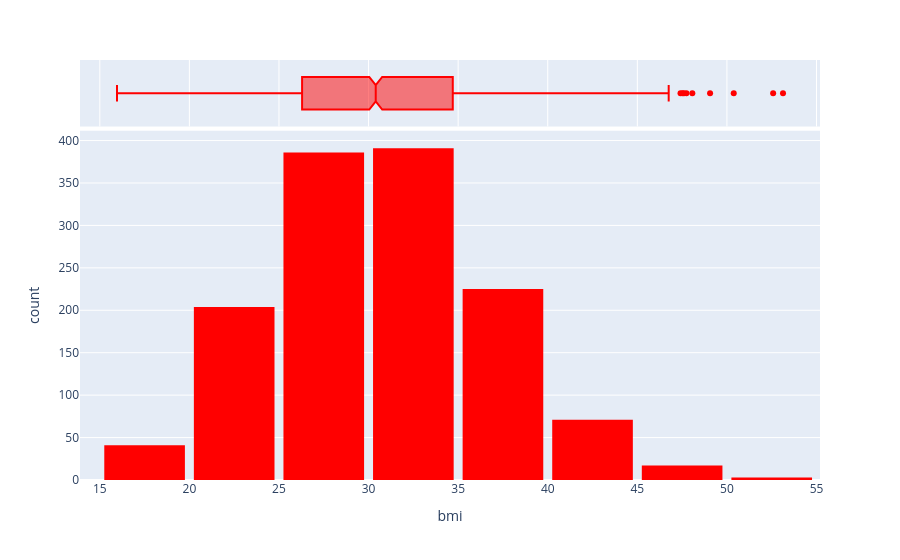

Notebook source saved alongside this figure:
### Code cell
fig1=px.histogram(data_frame=df,
                  x='bmi',
                  marginal='box',
                  nbins=k,
                  color_discrete_sequence=['red'])
fig1.update_layout(bargap=0.1)
fig1.show()

### Figure 1 — Plotly figure (JSON) as saved in the notebook; plotly's stock layout.template omitted (floating-point values rounded to 4 significant figures; data arrays with more than 128 entries replaced by an {"elided": "..."} marker saying what was removed)
{"data": [{"bingroup": "x", "hovertemplate": "bmi=%{x}<br>count=%{y}<extra></extra>", "legendgroup": "", "marker": {"color": "red", "pattern": {"shape": ""}}, "name": "", "nbinsx": 11, "orientation": "v", "showlegend": false, "type": "histogram", "x": {"elided": "1338 float values"}, "xaxis": "x", "yaxis": "y"}, {"hovertemplate": "bmi=%{x}<extra></extra>", "legendgroup": "", "marker": {"color": "red"}, "name": "", "notched": true, "showlegend": false, "type": "box", "x": {"elided": "1338 float values"}, "xaxis": "x2", "yaxis": "y2"}], "layout": {"bargap": 0.1, "barmode": "relative", "legend": {"tracegroupgap": 0}, "margin": {"t": 60}, "xaxis": {"anchor": "y", "domain": [0, 1], "title": {"text": "bmi"}}, "xaxis2": {"anchor": "y2", "domain": [0, 1], "matches": "x", "showgrid": true, "showticklabels": false}, "yaxis": {"anchor": "x", "domain": [0, 0.8316], "title": {"text": "count"}}, "yaxis2": {"anchor": "x2", "domain": [0.8416, 1], "matches": "y2", "showgrid": false, "showline": false, "showticklabels": false, "ticks": ""}}}
